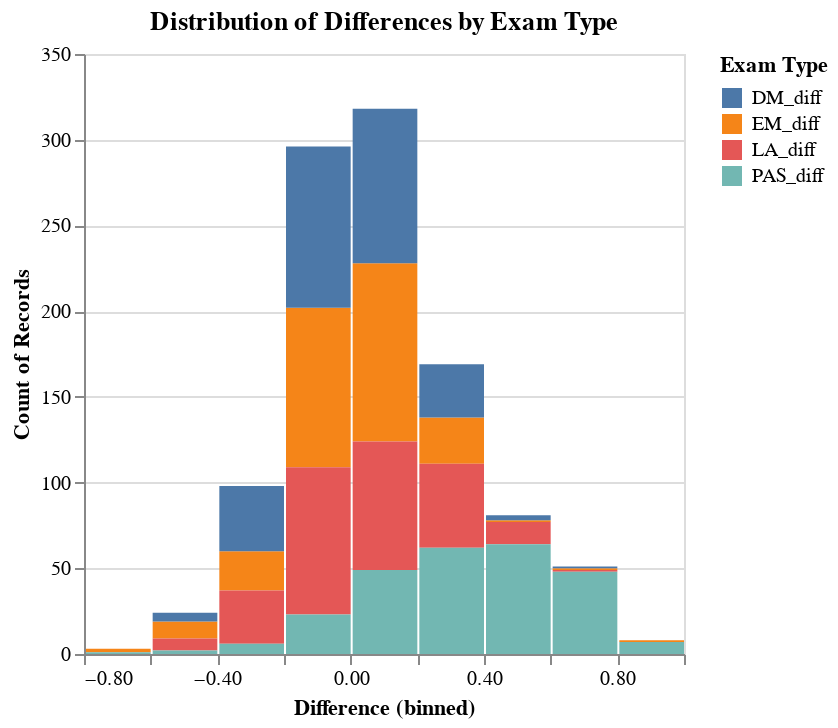

The cell this chart's notebook holds for it:
### Code cell
# prompt: Using dataframe exam_diffs: suggest a plot for difference columns

import altair as alt

# Melt the dataframe to long format for easier plotting
melted_df = exam_diffs.melt(value_vars=['EM_diff', 'DM_diff', 'LA_diff','PAS_diff'],
                            var_name='Exam Type',
                            value_name='Difference')

# Create a histogram to visualize the distribution of differences for each exam type
chart = alt.Chart(melted_df).mark_bar().encode(
    # Bin the 'Difference' column for the x-axis
    x=alt.X('Difference', bin=True),
    # Count the number of occurrences in each bin for the y-axis
    y='count()',
    # Color the bars based on the 'Exam Type'
    color='Exam Type'
).properties(
    # Set the title of the chart
    title='Distribution of Differences by Exam Type'
)

# Display the chart
chart

### Figure 1 — Vega-Lite specification as saved in the notebook (floating-point values rounded to 4 significant figures; data arrays with more than 128 entries replaced by an {"elided": "..."} marker saying what was removed)
{"config": {"view": {"continuousWidth": 300, "continuousHeight": 300}}, "data": {"name": "data-a23b598b984722d1c5e8559892db0dbb"}, "mark": {"type": "bar"}, "encoding": {"color": {"field": "Exam Type", "type": "nominal"}, "x": {"bin": true, "field": "Difference", "type": "quantitative"}, "y": {"aggregate": "count", "type": "quantitative"}}, "title": "Distribution of Differences by Exam Type", "$schema": "https://vega.github.io/schema/vega-lite/v5.20.1.json", "datasets": {"data-a23b598b984722d1c5e8559892db0dbb": {"elided": "1048 records"}}}
